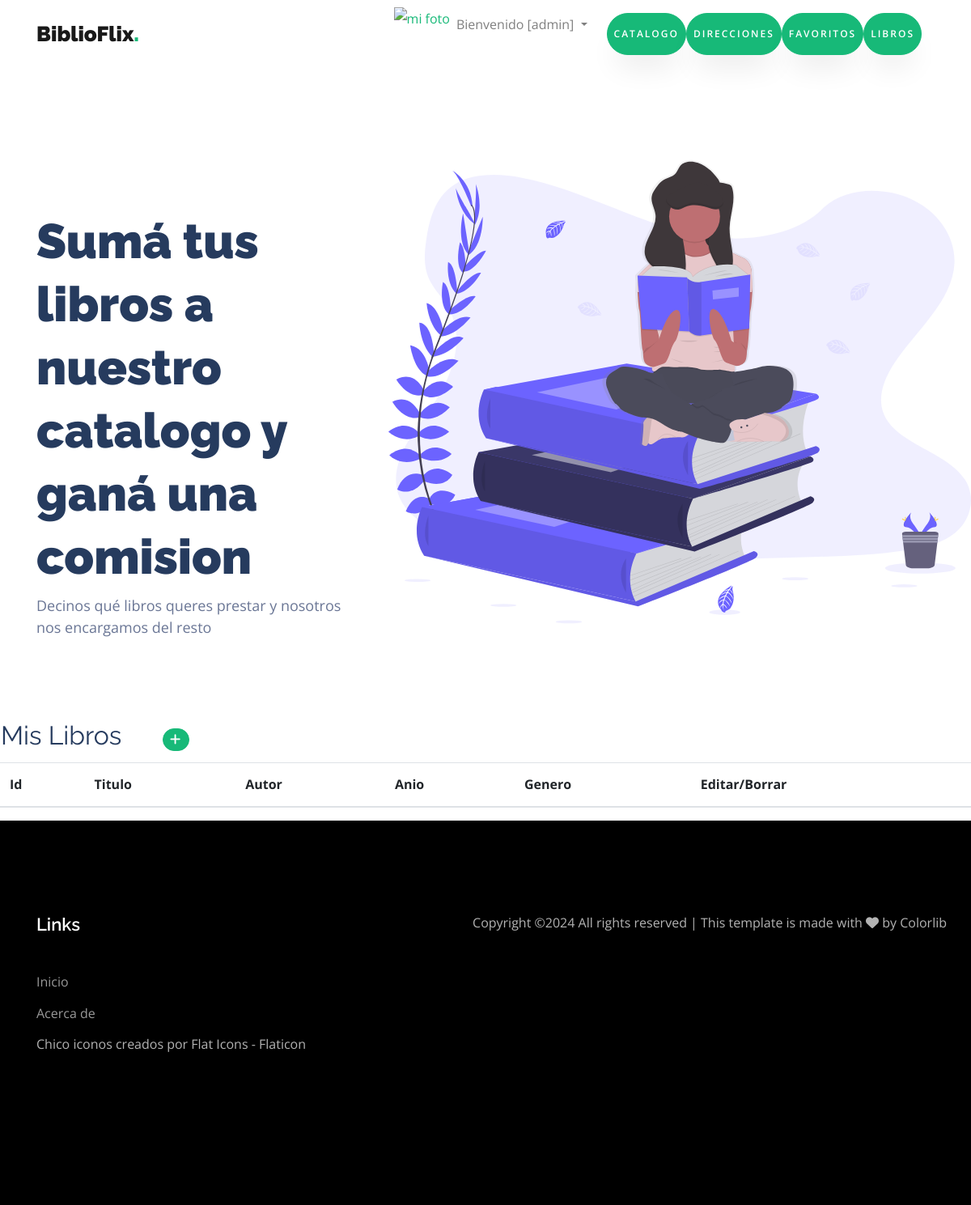
Page /libros/ (signed in) on the earlier database version.
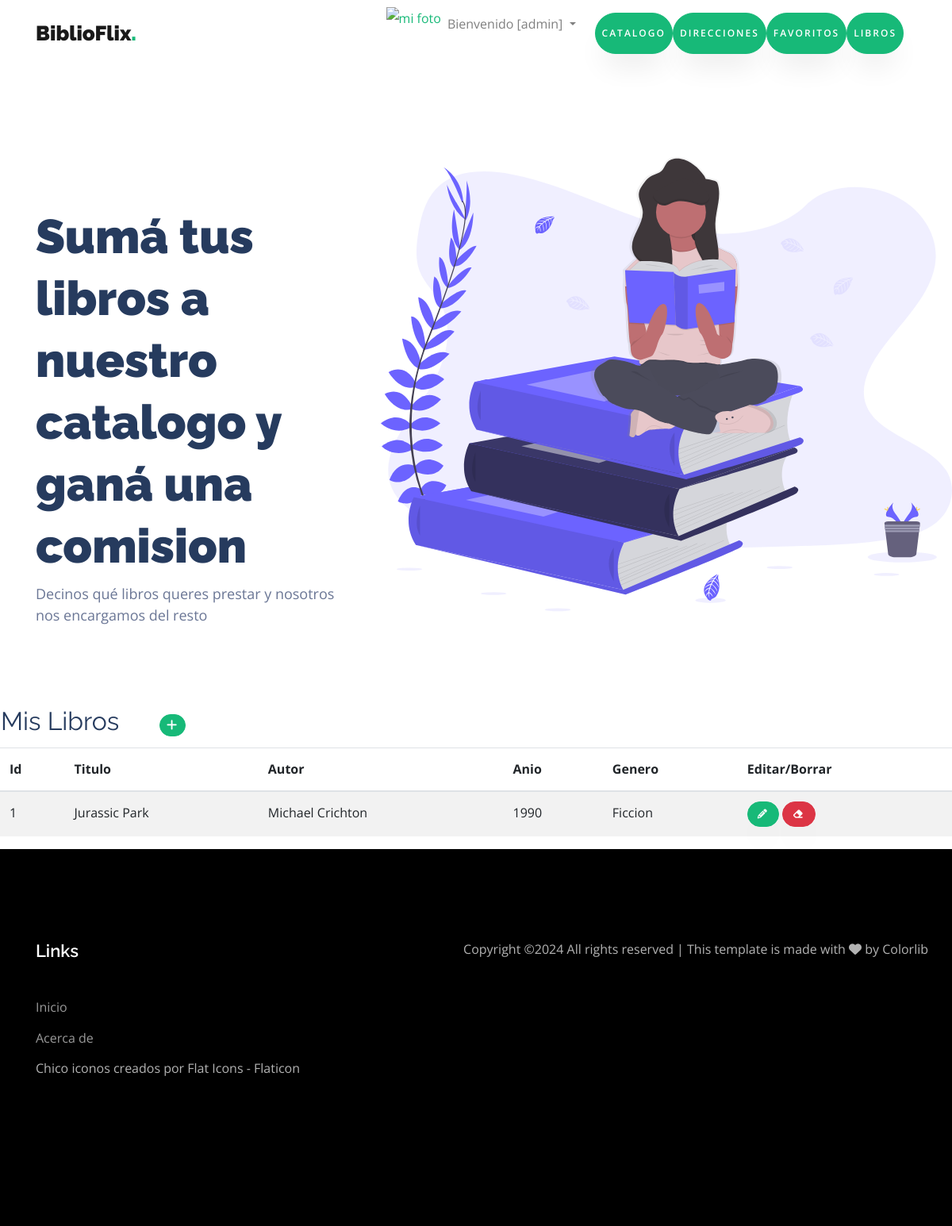
Same page on the later database version.
### biblio/models.py (models this page shows, shortened)
class LibroUsuario(models.Model):
    titulo = models.CharField(max_length=200)
    autor = models.CharField(max_length=100)
    anio = models.IntegerField()
    genero = models.CharField(max_length=100)
    class Meta:
        ordering = ["titulo", "autor"]

### biblio/views.py (the view)
# urls.py: path('libros/', libros, name="libros"),
@login_required
def libros(request):
    libros = LibroUsuario.objects.all()
    contexto = {"libros": libros}
    return render(request, "biblio/libros.html", contexto)

### biblio/templates/biblio/libros.html (shortened to what this page needs)
{% extends "biblio/index.html" %}
{% block titulo %}
<span>
<h1>Sumá tus libros a nuestro catalogo y ganá una comision</h1>
<p>Decinos qué libros queres prestar y nosotros nos encargamos del resto</p>
</span>
{% endblock titulo %}
{% block contenido %}
<table>
    <tr>
        <td width="200"><h2>Mis Libros</h2></td>
        <td>
            <a
            href="{% url 'librosForm' %}"
            class="btn btn-primary btn-sm"
            >
            </a>
        </td>
    </tr>
</table>
<table class="table table-striped">
    <thead>
        <tr>
            <th>Id</td>
            <th>Titulo</td>
            <th>Autor</th>
            <th>Anio</th>
            <th>Genero</th>
            <th>Editar/Borrar</th>
        </tr>
    </thead>
    <tbody>
    {% for l in libros %}
        <tr>
            <td>{{ l.id }}</td>
            <td>{{ l.titulo }}</td>
            <td>{{ l.autor }}</td>
            <td>{{ l.anio }}</td>
            <td>{{ l.genero }}</td>
            <td>
                <a
                  href="{% url 'libroUpdate' l.id %}"
                  class="btn btn-primary"
                  style="--bs-btn-padding-y: .25rem; --bs-btn-padding-x: .5rem; --bs-btn-font-size: .75rem;"
                  ><i class="fa-solid fa-pencil" title="Editar"></i>
                </a>
                <a
                  href="{% url 'libroDelete' l.id %}"
                  class="btn btn-danger"
                  style="--bs-btn-padding-y: .25rem; --bs-btn-padding-x: .5rem; --bs-btn-font-size: .75rem;"
                  ><i class="fa-solid fa-eraser" title="Borrar"></i>
                </a>
            </td>
        </tr>
    {% endfor %}
    </tbody>
</table>
{% endblock contenido %}

Differences in the rows shown:
added LibroUsuario: id "1", titulo "Jurassic Park", autor "Michael Crichton", anio "1990", genero "Ficcion"
